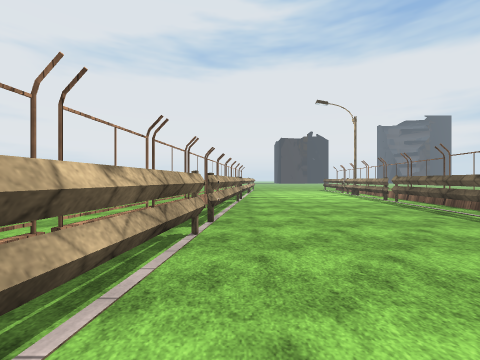
view 1 (above)

23 first-person views from a walk through a 3-D level made in the Unity game engine. The camera is 1.5 m above the floor, looks level and sees 90° across. The floor is counted in squares, 2 m on a side. Each view is taken from the middle of a square. On the plan, view 1 faces up. The plan holds only what a view shows up to about 9 squares ahead; the rest is blank. The place goes on beyond the plan. The terrain is drawn as flat ground. The player character is not drawn. Some surface patterns are stand-ins.

view 2
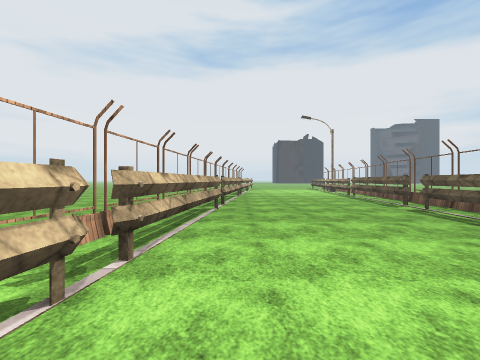

view 3
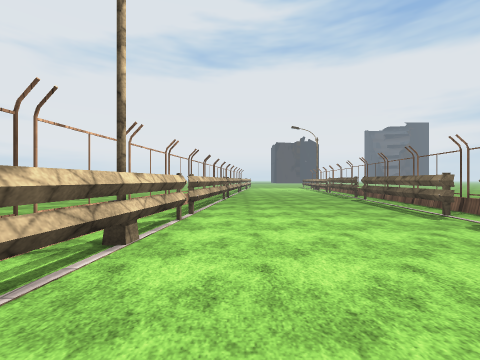

view 4
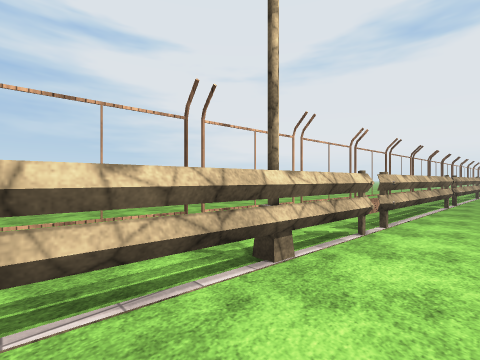

view 5
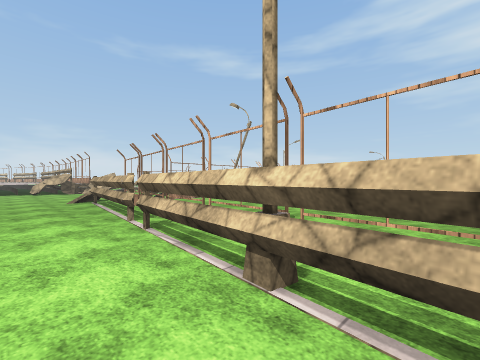

view 6
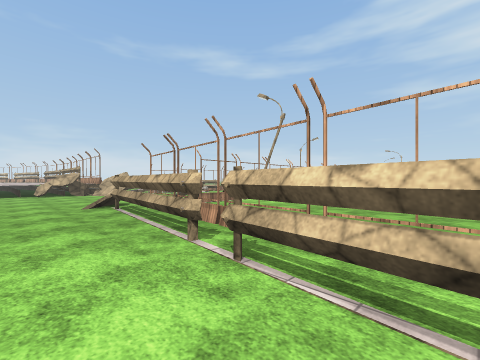

view 7
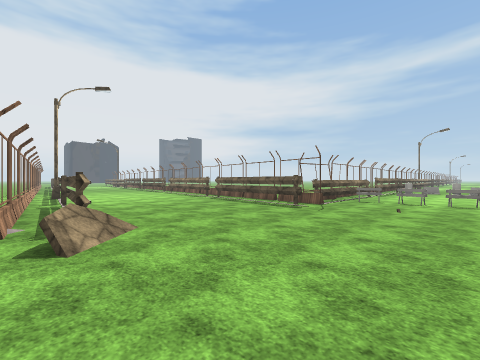

view 8
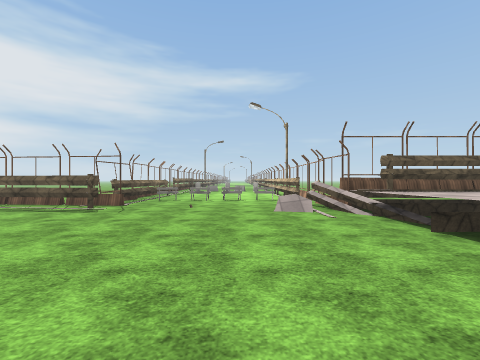

view 9
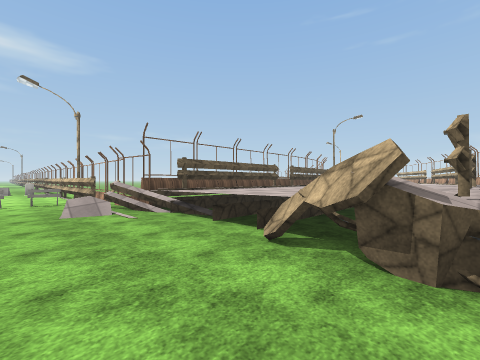

view 10
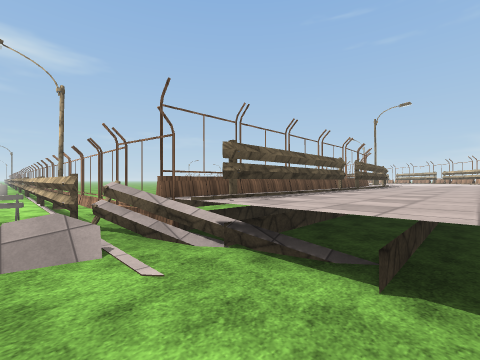

view 11
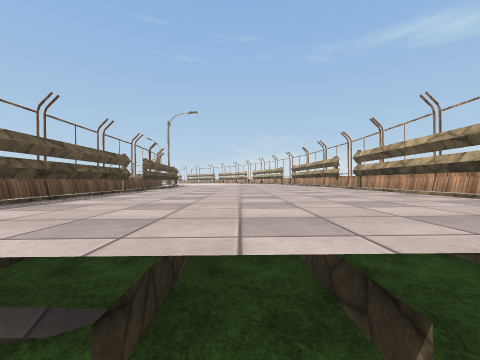

view 12
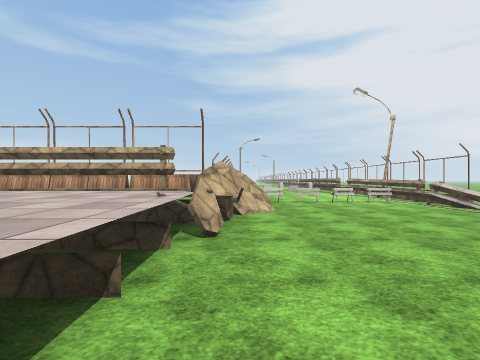

view 13
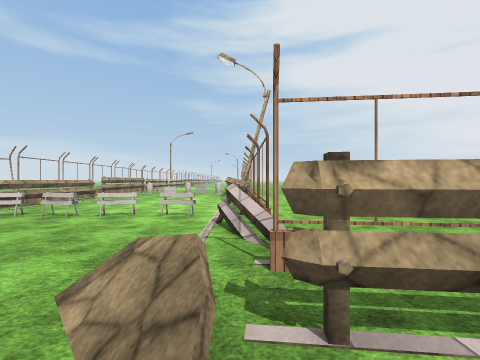

view 14
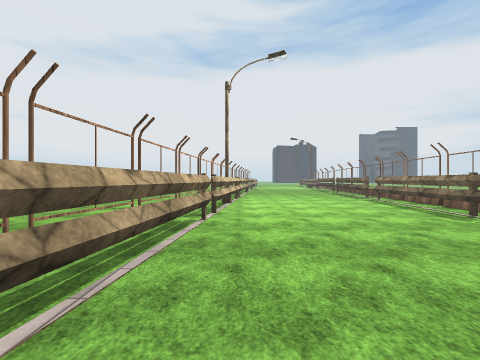

view 15
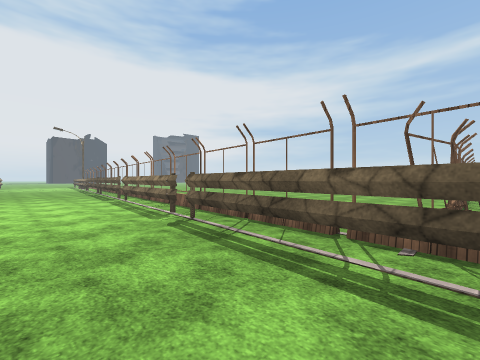

view 16
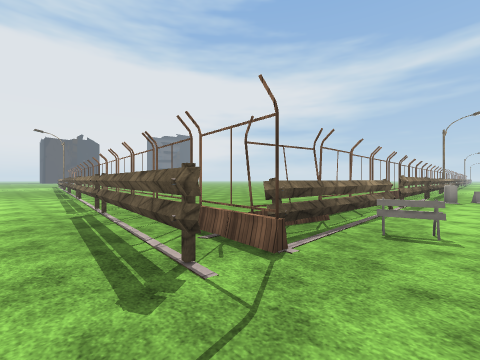

view 17
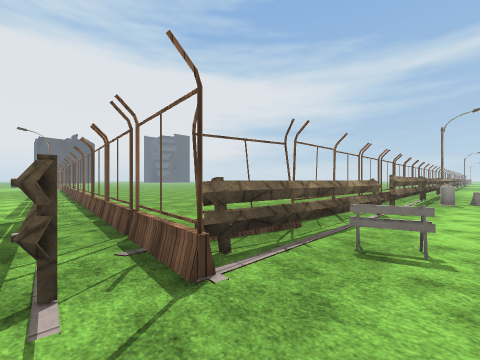

view 18
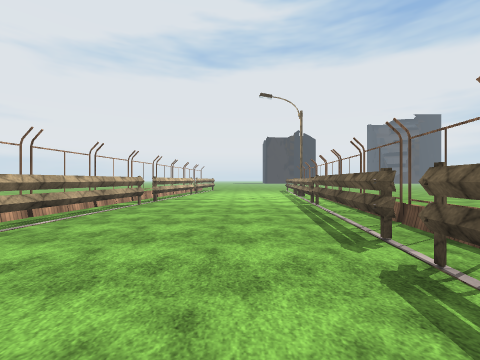

view 19
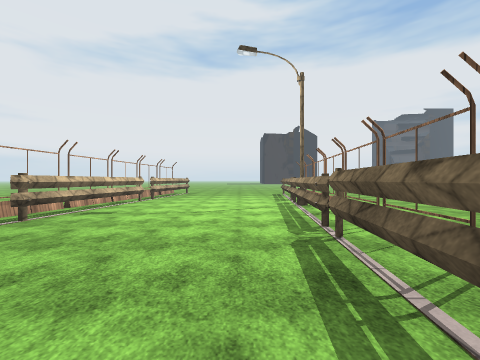

view 20
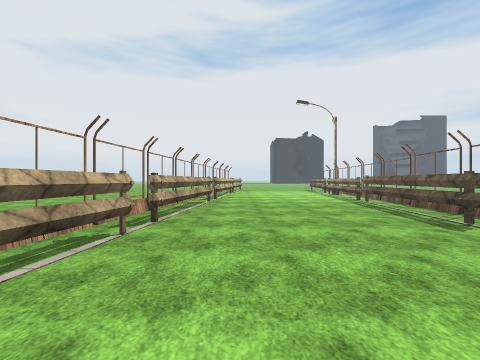

view 21
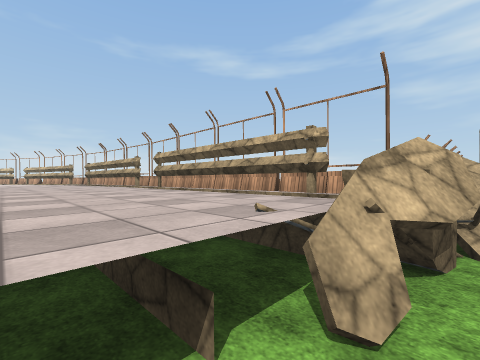

view 22
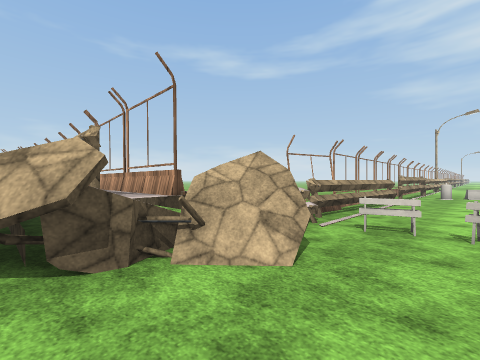

view 23
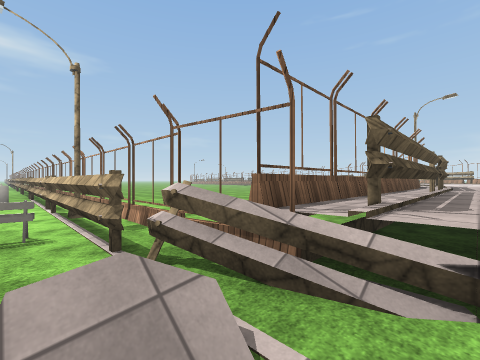

### Floor plan
Key: @ floor where view 1 was taken; # wall or solid block; x gap in a wall; . main floor; : floor 1 m higher than the main floor; / step, stairs or slope; = window, fence, low wall or low ledge; F fence; O other object.
Columns run from 11 left of view 1 to 14 right of it. Each row starts with its distance up from view 1.
 10           F#....#F ....
  9      ..   F#....#F ....
  8      ..   F#....#F ...
  7      ..   F#....#F
  6      .... F#....#F
  5       ... F#....#F
  4       ... F.....#F
  3      ....F#.....#F
  2      ....F#....##F
  1      ... F#....#F
  0      ..  F#@...#F
 -1      ..  F#....#F
 -2      ... F#....#F
 -3      ... F#....#F
 -4     .... F#....#F..
 -5     .... F#....#F...
 -6      ...F#.....#....
 -7      ...F#.....#F.....
 -8     ....F#....#F.......
 -9     ... F#....#F... ....
-10   ..... F#....#F.   ....
-11   O#FFFxF#....#F#F#FFFFFOO
-12      O...........O#=###O##
-13    ..O...........O......O.
-14  ....O...........O...
-15  ....O...........O...
-16 .....O.=....../..O .... O.
-17 ###=## #=#..../=##########
-18 OFF F  ##=:::///FFFFFFOOOO
-19        ##:::::#F.. ....
-20       .##:::::#F.    ..
-21       .F#:::::#..
-22        F#:::::#F
-23        ##:::::#
-24        ##:::::#F
-25        ##:::::#
-26         #:::::#F
-27        F# ::::
-28           ::

Positions as (right, up) in squares from view 1, and headings:
1: (0, 0), facing up
2: (0, -3), facing up
3: (0, -6), facing up
4: (0, -5), facing up-left
5: (0, -2), facing down-left
6: (0, -4), facing down-left
7: (-3, -15), facing up-right
8: (-3, -15), facing right
9: (-3, -15), facing down-right
10: (0, -16), facing down-right
11: (0, -17), facing down
12: (2, -17), facing left
13: (-1, -11), facing left
14: (-1, -11), facing up
15: (1, -11), facing up-right
16: (2, -13), facing up-right
17: (3, -13), facing up-right
18: (3, 1), facing up
19: (4, 5), facing up
20: (1, 0), facing up
21: (0, -17), facing down-left
22: (-2, -15), facing down-left
23: (2, -16), facing down-right
